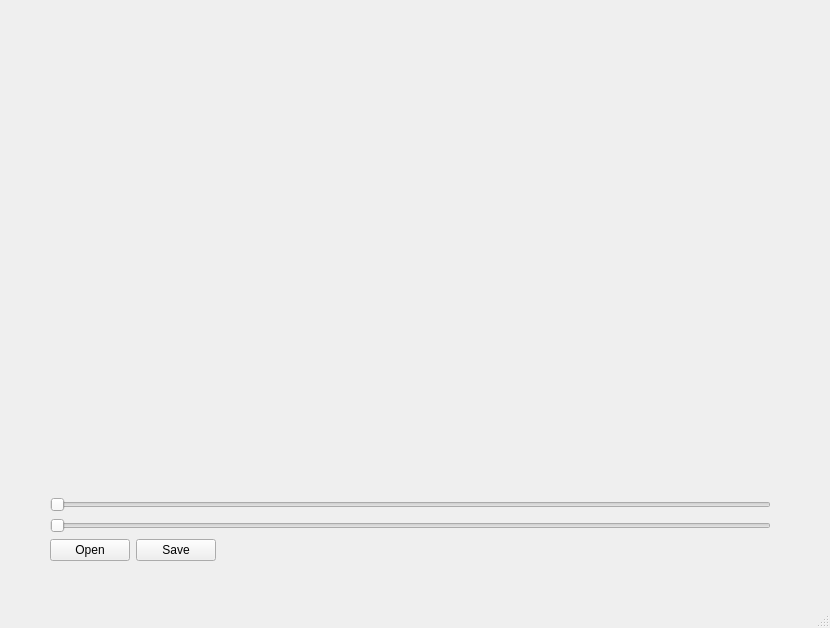
<?xml version="1.0" encoding="UTF-8"?>
<ui version="4.0">
 <class>MainWindow</class>
 <widget class="QMainWindow" name="MainWindow">
  <property name="geometry">
   <rect>
    <x>0</x>
    <y>0</y>
    <width>830</width>
    <height>628</height>
   </rect>
  </property>
  <property name="windowTitle">
   <string>MainWindow</string>
  </property>
  <widget class="QWidget" name="centralwidget">
   <widget class="QWidget" name="">
    <property name="geometry">
     <rect>
      <x>50</x>
      <y>20</y>
      <width>721</width>
      <height>541</height>
     </rect>
    </property>
    <layout class="QGridLayout" name="gridLayout">
     <item row="3" column="0" colspan="3">
      <widget class="QSlider" name="horizontalSlider">
       <property name="orientation">
        <enum>Qt::Horizontal</enum>
       </property>
      </widget>
     </item>
     <item row="5" column="0">
      <widget class="QPushButton" name="pushButton">
       <property name="text">
        <string>Open</string>
       </property>
      </widget>
     </item>
     <item row="5" column="1">
      <widget class="QPushButton" name="pushButton_2">
       <property name="text">
        <string>Save</string>
       </property>
      </widget>
     </item>
     <item row="4" column="0" colspan="3">
      <widget class="QSlider" name="horizontalSlider_2">
       <property name="orientation">
        <enum>Qt::Horizontal</enum>
       </property>
      </widget>
     </item>
     <item row="0" column="0" colspan="3">
      <widget class="QLabel" name="label">
       <property name="text">
        <string/>
       </property>
       <property name="pixmap">
        <pixmap>download.jpg</pixmap>
       </property>
      </widget>
     </item>
     <item row="5" column="2">
      <spacer name="horizontalSpacer">
       <property name="orientation">
        <enum>Qt::Horizontal</enum>
       </property>
       <property name="sizeHint" stdset="0">
        <size>
         <width>78</width>
         <height>20</height>
        </size>
       </property>
      </spacer>
     </item>
    </layout>
   </widget>
  </widget>
  <widget class="QMenuBar" name="menubar">
   <property name="geometry">
    <rect>
     <x>0</x>
     <y>0</y>
     <width>830</width>
     <height>21</height>
    </rect>
   </property>
  </widget>
  <widget class="QStatusBar" name="statusbar"/>
 </widget>
 <resources/>
 <connections>
  <connection>
   <sender>horizontalSlider</sender>
   <signal>valueChanged(int)</signal>
   <receiver>label</receiver>
   <slot>setNum(int)</slot>
   <hints>
    <hint type="sourcelabel">
     <x>106</x>
     <y>511</y>
    </hint>
    <hint type="destinationlabel">
     <x>106</x>
     <y>264</y>
    </hint>
   </hints>
  </connection>
  <connection>
   <sender>horizontalSlider_2</sender>
   <signal>valueChanged(int)</signal>
   <receiver>label</receiver>
   <slot>clear()</slot>
   <hints>
    <hint type="sourcelabel">
     <x>189</x>
     <y>537</y>
    </hint>
    <hint type="destinationlabel">
     <x>184</x>
     <y>258</y>
    </hint>
   </hints>
  </connection>
  <connection>
   <sender>pushButton</sender>
   <signal>clicked()</signal>
   <receiver>label</receiver>
   <slot>clear()</slot>
   <hints>
    <hint type="sourcelabel">
     <x>78</x>
     <y>565</y>
    </hint>
    <hint type="destinationlabel">
     <x>79</x>
     <y>188</y>
    </hint>
   </hints>
  </connection>
  <connection>
   <sender>pushButton_2</sender>
   <signal>clicked()</signal>
   <receiver>label</receiver>
   <slot>clear()</slot>
   <hints>
    <hint type="sourcelabel">
     <x>157</x>
     <y>572</y>
    </hint>
    <hint type="destinationlabel">
     <x>163</x>
     <y>208</y>
    </hint>
   </hints>
  </connection>
 </connections>
</ui>
